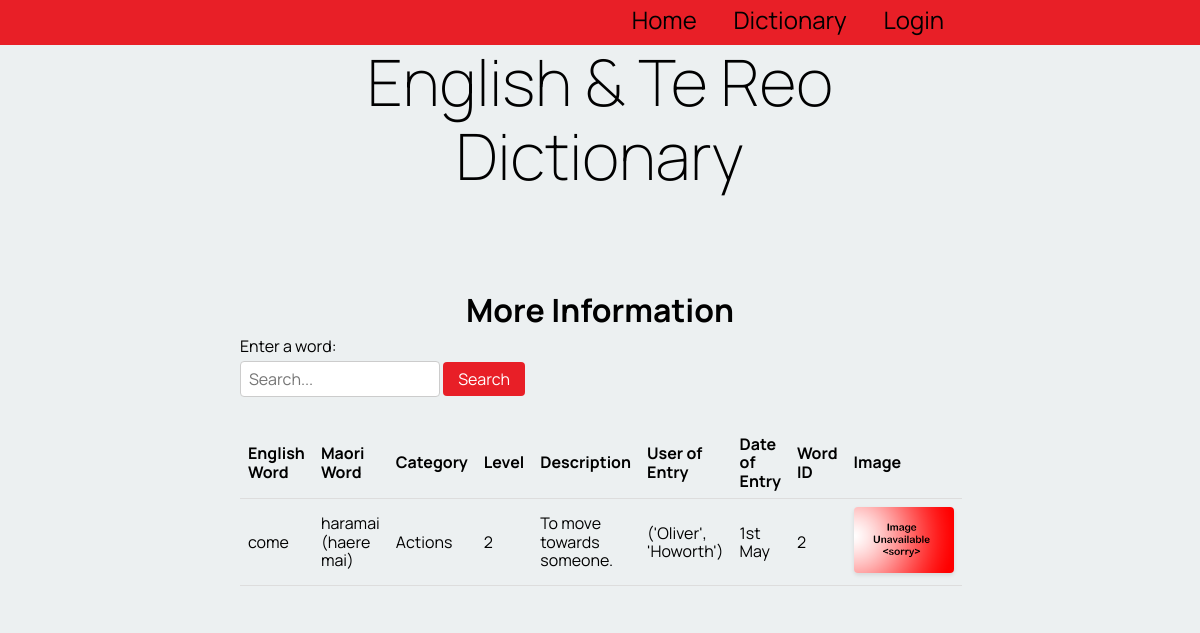
Page /word_info/2 on the committed database.
### tables this page shows
CREATE TABLE "table_word"
(
    word_id      integer not null
        primary key autoincrement,
    english_word varchar(100),
    te_reo_word  varchar(100),
    description  varchar(100),
    category     varchar(100),
    levels       varchar(100),
    user_fk      integer
        constraint table_word_table_account_id_fk
            references users_table,
    cat_fk       integer
        constraint table_word_category_table_cat_id_fk
            references category_table
, word_date varchar(100), image varchar(100));

CREATE TABLE "category_table"
(
    cat_id        integer not null
        primary key autoincrement,
    category_name varchar
);

### app.py (the view)
@app.route('/word_info/<word_id>')
def render_word_info(word_id):
    if is_logged_in_teacher():
        print("Teacher if logged in!")
    con = create_connection(DATABASE)
    query = "SELECT word_id, english_word, te_reo_word, category_name, levels, description, word_date, image FROM table_word INNER JOIN category_table ON table_word.cat_fk = cat_id WHERE table_word.word_id = ?"
    cur = con.cursor()
    try:
        cur.execute(query, (word_id,))
        word = cur.fetchall()
    except Exception as e:
        print(e)
    query2 = "SELECT f_name, l_name FROM table_word INNER JOIN users_table ON users_table.users_id = table_word.user_fk WHERE word_id = ?"
    try:
        cur.execute(query2, (word_id,))
        user_name = cur.fetchall()
        print(user_name)
    except Exception as e:
        print(e)
    con.close()
    return render_template('word_info.html', logged_in = is_logged_in(), words=word, teacher_log = is_logged_in_teacher(), user=user_name)

### app.py (called while the page is built)
def create_connection(db_file): #connects to the database
    try:
        connection = sqlite3.connect(db_file)
        return connection
    except Error as e:
        print(e)   #prints the error message
    return None

def is_logged_in():    #checks if the user has logged in
    if session.get("email") is None:
        print("not logged in ")
        return False
    else:
        print("logged in!")
        return True

def is_logged_in_teacher():
        email = session.get("email")
        con = create_connection(DATABASE)
        cur = con.cursor()
        query = """SELECT is_teacher FROM users_table WHERE email = ?"""
        cur.execute(query, (email, ))
        teacher = cur.fetchall()
        con.close()
        print("yooo", teacher)
        if ('yes',) in teacher:
            print("teacher logged in!")
            con = create_connection(DATABASE)
            query = "SELECT users_id FROM users_table"
            cur = con.cursor()
            cur.execute(query)
            test = cur.fetchall()
            print(test)
            return True
        else:
            return False

### templates/word_info.html
{% extends 'base.html' %}
{% block pageheading %}More Information{% endblock %}
{% block main %}
    <form action="{{ url_for('render_dictionary_page', cat_id=cat_id) }}" method="GET">
        <label for="word-search">Enter a word:</label>
        <input type="text" name="search" value="{{ search_term }}" placeholder="Search...">
        <button type="submit">Search</button>
    </form>
    <table>
        <thead>
            <tr>
                <th>English Word</th>
                <th>Maori Word</th>
                <th>Category</th>
                <th>Level</th>
                <th>Description</th>
                <th>User of Entry</th>
                <th>Date of Entry</th>
                <th>Word ID</th>
                <th>Image</th>
            </tr>
        </thead>
        <tbody>
            {% for word in words %}
                <tr>
                    <td>{{ word[1] }}</td>
                    <td>{{ word[2] }}</td>
                    <td>{{ word[3] }}</td>
                    <td>{{ word[4] }}</td>
                    <td>{{ word[5] }}</td>
                    <td>{{ user[0] }}</td>
                    <td>{{ word[6] }}</td>
                    <td>{{ word[0] }}</td>
                    {% if word[7] %}
                    <td> <img src= '{{ url_for('static', filename='images/' + word[7] + '.jpg') }}'> </td>
                    {% else %}
                    <td> <img src= '{{ url_for('static', filename='images/noimage' + '.jpg') }}'> </td>
                    {% endif %}
                </tr>
            {% endfor %}
        </tbody>
    </table>
{% endblock %}

### static/style.css (style rules this page uses)
* { font-family: 'Manrope', sans-serif; padding: 0; margin: 0; box-sizing: border-box; }
body { background-color: rgba(236, 240, 241, 1.0); }
img { max-width: 100%; }
table { width: 100%; border-collapse: collapse; margin-bottom: 20px; }
table th, table td { padding: 8px; text-align: left; border-bottom: 1px solid #ddd; }
form { margin-bottom: 20px; }
form label { display: block; margin-bottom: 5px; }
form input[type="text"] { width: 200px; padding: 8px; border: 1px solid #ccc; border-radius: 4px; margin-bottom: 10px; }
form button { padding: 8px 15px; background-color: #e81f27; color: #fff; border: none; border-radius: 4px; cursor: pointer; }
table img { max-width: 100px; height: auto; border-radius: 4px; box-shadow: 0 2px 4px rgba(0, 0, 0, 0.1); }

### rows in the picture
table_word: english_word "come", te_reo_word "haramai (haere mai)", category_name "Actions", levels "2", description "To move towards someone.", user "('Oliver', 'Howorth')", word_date "1st May", word_id "2"
